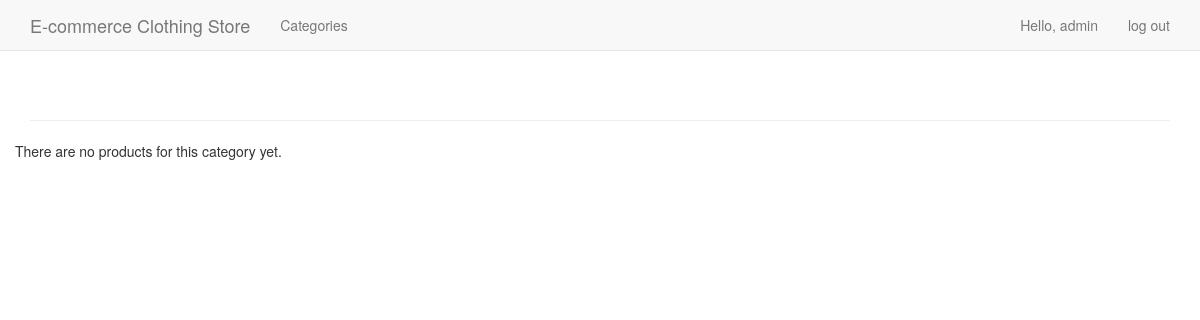
/categories/13/ (signed in), run on an earlier commit of the app's database.
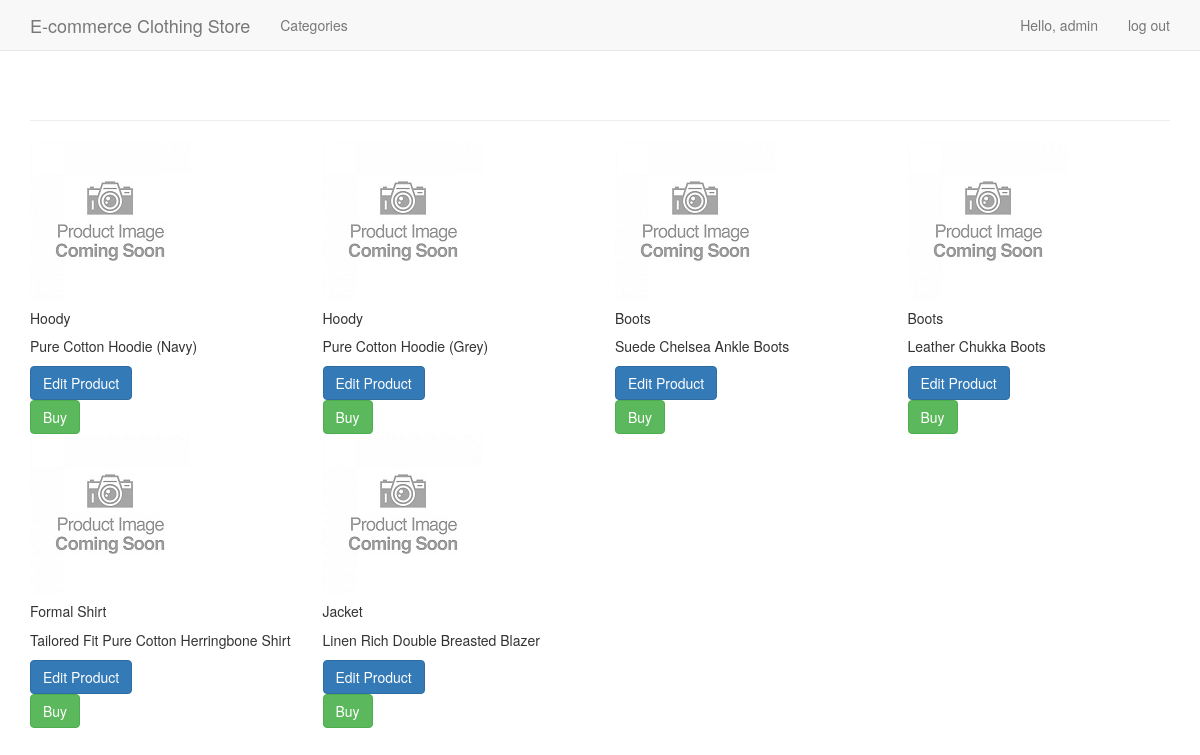
And on a later commit of the database.
### e_commerce_app/models.py (models this page shows, shortened)
class Product(models.Model):
    category = models.ForeignKey(Category, on_delete=models.DO_NOTHING)
    heading = models.CharField(max_length=255)
    cost = models.DecimalField(max_digits=6, decimal_places=2)
    text = models.TextField()
    date_added = models.DateTimeField(auto_now_add=True)
    image = models.ImageField(upload_to='images/', blank=True, null=True)
    is_admin_editable = models.BooleanField(default=True)
    class Meta:
        verbose_name_plural = 'products'

### e_commerce_app/views.py (the view)
# urls.py: re_path('^categories/(?P<category_id>\d+)/$', views.category, name='category'),
@login_required
def category(request, category_id):
    category = Category.objects.get(id=category_id)
    products = category.product_set.order_by('-date_added')
    context = {'category': category, 'products': products}
    return render(request, 'e_commerce_app/category.html', context)

### e_commerce_app/templates/e_commerce_app/category.html (shortened to what this page needs)
{% extends 'e_commerce_app/base.html' %}
{% load static %}
{% block content %}
  <div class="row">
    {% for product in products %}
      <div class="col-lg-3 col-md-4 col-sm-6">
        <div class="card">
          <img class="card-img-top" src="{% static 'e_commerce_app/images/placeholder.jpg' %}" alt="Product Image">          <div class="card-body">
            <h5 class="card-title">{{ product.heading }}</h5>
            <p class="card-text">{{ product.text }}</p>
            {% if user.is_staff %}
              <a href="{% url 'e_commerce_app:edit_product' product.id %}" class="btn btn-primary">Edit Product</a>
            {% endif %}
            <form action="{% url 'e_commerce_app:product' product.id %}" method="post" class="mt-2">
              <button type="submit" class="btn btn-success">Buy</button>
            </form>
          </div>
        </div>
      </div>
    {% empty %}
      <div class="col-12">
        <p>There are no products for this category yet.</p>
      </div>
    {% endfor %}
  </div>
{% endblock content %}

### e_commerce_app/templates/e_commerce_app/base.html (shortened to what this page needs)
{% load bootstrap3 %}
<!DOCTYPE html>
<html lang="en">
  <head>
    {% bootstrap_css %}
  </head>
  <body>
    <nav class="navbar navbar-default navbar-static-top">
      <div class="container">
        <div class="navbar-header">
          <a class="navbar-brand" href="{% url 'e_commerce_app:index' %}">
              E-commerce Clothing Store
          </a>
        </div>
        <div id="navbar" class="navbar-collapse collapse">
            <ul class="nav navbar-nav">
                <li><a href="{% url 'e_commerce_app:categories' %}">Categories</a></li>
            </ul>
            <ul class="nav navbar-nav navbar-right">
                {% if user.is_authenticated %}
                  <li><a href="{% url 'users:user_profile' %}">Hello, {{ user.username }}</a></li>
                  <li><a href="{% url 'users:logout' %}"> log out</a></li>
                {% else %}
                  <li><a href="{% url 'users:register' %}">register</a></li>
                  <li><a href="{% url 'users:login' %}">log in</a></li>
                {% endif %}
            </ul>
        </div>
      </div>
    </nav>
    <div class="container">
      <div class="page-header">
      </div>
      <div>
        {% block content %}{% endblock content %}
      </div>
    </div>
  </body>
</html>

What changed in the data, as far as the page shows it:
added Product: heading "Hoody", text "Pure Cotton Hoodie (Navy)"
added Product: heading "Hoody", text "Pure Cotton Hoodie (Grey)"
added Product: heading "Boots", text "Suede Chelsea Ankle Boots"
added Product: heading "Boots", text "Leather Chukka Boots"
added Product: heading "Formal Shirt", text "Tailored Fit Pure Cotton Herringbone Shirt"
added Product: heading "Jacket", text "Linen Rich Double Breasted Blazer"
Also different on the page:
text no longer shown: "There are no products for this category yet."
